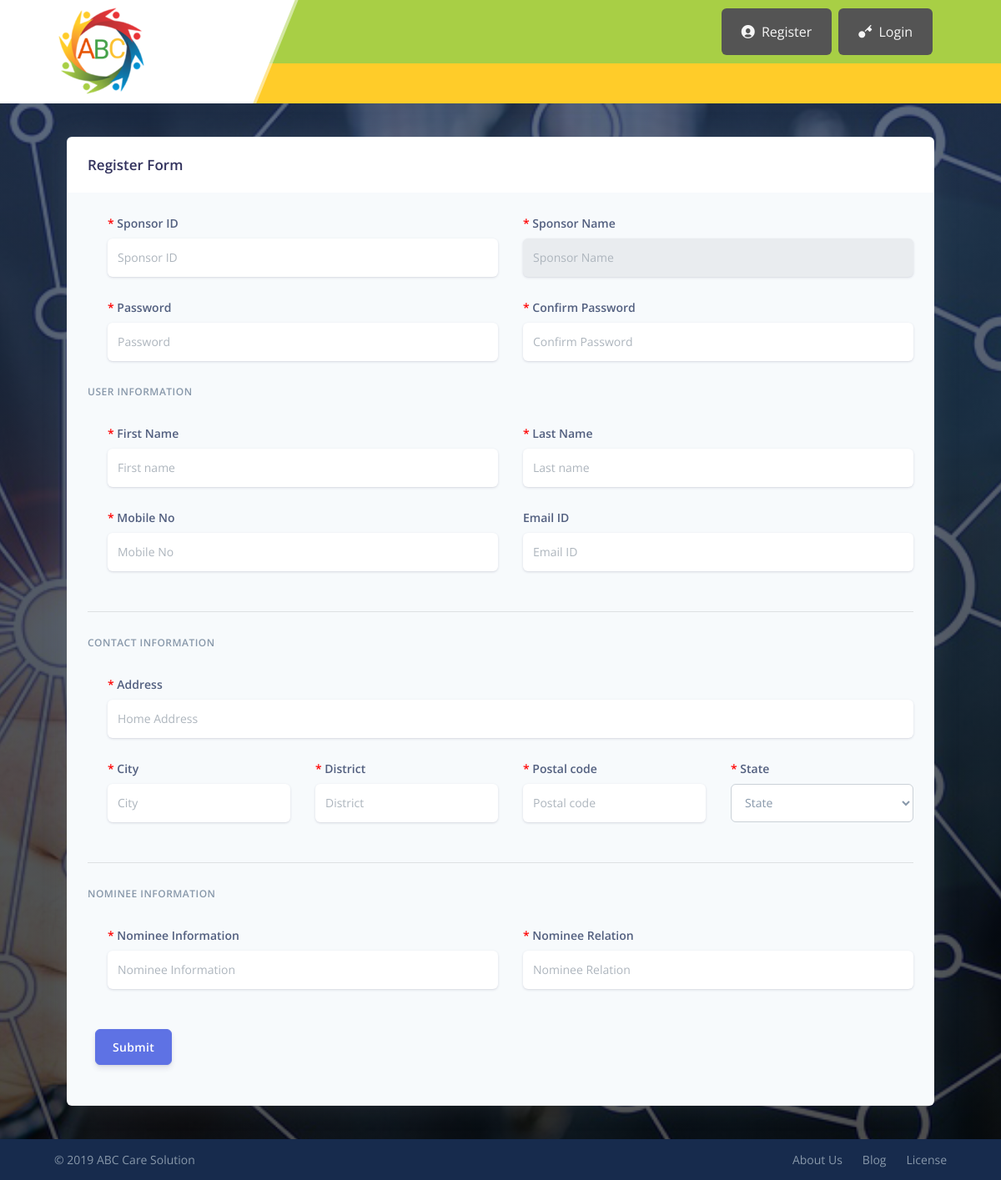
Page /index.php/home/register on the committed database.
### tables this page shows
CREATE TABLE `abc_settings` (
  `settings_id` int(11) NOT NULL,
  `sitename` varchar(255) NOT NULL,
  `siteaddress` varchar(255) NOT NULL,
  `logoname` varchar(255) NOT NULL,
  `logopathname` varchar(255) NOT NULL,
  `notification` text NOT NULL,
  `title` text NOT NULL,
  `date_added` int(11) NOT NULL
);

### application/models/Defaultdata.php (called while the page is built, shortened)
<?php
class Defaultdata extends CI_Model {
	private $mydata = array();
	public function getFrontendDefaultData()
	{
		$this->mydata["tot_segments"] = $this->getUrlSegments();
		$this->mydata['general_settings'] = $this->grabSettingData();
		$this->mydata['admin_profile'] = $this->grabProfileData();
		$this->data = $this->mydata;
		$this->headerdata = $this->mydata;
		$this->data["head"] = $this->load->view('partials/head', $this->headerdata, true);
		$this->data["header"] = $this->load->view('partials/header', $this->headerdata, true);
		$this->data["footer"] = $this->load->view('partials/footer', null, true);
		return $this->data;
	}
	public function getUrlSegments()
	{
		$all_segment=$this->uri->segment_array();
		return $all_segment;
	}
	public function grabSettingData(){
		$query = $this->db->get(TABLE_SETTINGS);
		return $query->row();
	}
	public function grabProfileData(){
		$query = $this->db->get(TABLE_ADMIN);
		return $query->row();
	}
}
?>

### application/controllers/Home.php (called while the page is built, shortened)
<?php
	class Home extends CI_Controller {
		public $data = array();
		public function __construct(){
			$this->load->model('userdata');
			$this->data = $this->defaultdata->getFrontendDefaultData();
		}
		public function register(){
			$this->data['state'] = $this->defaultdata->grabStateData();
			$this->load->view('register', $this->data);
		}
	}
?>

### index.php (called while the page is built, shortened)
<?php
require_once BASEPATH.'core/CodeIgniter.php';

### application/views/register.php (the view, shortened to what this page needs)
<?php
  echo $head;
  echo $header;
?>
    <div class="register-block">
    	<div class="container">
        <div class="col-xl-12 order-xl-1">
          <div class="card bg-secondary shadow">
            <div class="card-header bg-white border-0">
              <div class="row align-items-center">
                <div class="col-8">
                  <h3 class="mb-0">Register Form</h3>
                </div>
              </div>
            </div>
            <div class="card-body">
              <form action="<?php echo base_url('home/process_register');?>" method="post" novalidate>
                <div class="pl-lg-4">
                  <div class="row">
                    <div class="col-lg-6">
                      <div class="form-group required">
                        <label class="form-control-label" for="sponsor_id">Sponsor ID</label>
                        <input type="text" id="sponsor_id" class="form-control form-control-alternative" placeholder="Sponsor ID" value="" name="sponsor_id" onblur="getSponsor(this.value)">
                      </div>
                    </div>
                    <div class="col-lg-6">
                      <div class="form-group required">
                        <label class="form-control-label" for="sponsor_name">Sponsor Name</label>
                        <input type="text"  class="form-control form-control-alternative" placeholder="Sponsor Name" id="sponsor_name" value="" readonly>
                      </div>
                    </div>
                    <div class="col-lg-6">
                      <div class="form-group required">
                        <label class="form-control-label" for="password">Password</label>
                        <input type="password" id="password" class="form-control form-control-alternative" placeholder="Password" name="password" value="">
                      </div>
                    </div>
                    <div class="col-lg-6">
                      <div class="form-group required">
                        <label class="form-control-label" for="confirm_password">Confirm Password</label>
                        <input type="password" id="confirm_password" class="form-control form-control-alternative" placeholder="Confirm Password" name="confirm_password" value="">
                      </div>
                    </div>
                  </div>
                </div>
                <h6 class="heading-small text-muted mb-4">User information</h6>
                <div class="pl-lg-4">
                  <div class="row">
                    <div class="col-lg-6">
                      <div class="form-group required">
                        <label class="form-control-label" for="first_name">First Name</label>
                        <input type="text" id="first_name" class="form-control form-control-alternative" placeholder="First name" name="first_name" value="<?php if(isset($user_details->first_name) && $user_details->first_name){echo $user_details->first_name;}?>">
                      </div>
                    </div>
                    <div class="col-lg-6">
                      <div class="form-group required">
                        <label class="form-control-label" for="last_name">Last Name</label>
                        <input type="text" id="last_name" class="form-control form-control-alternative" placeholder="Last name" name="last_name" value="<?php if(isset($user_details->last_name) && $user_details->last_name){echo $user_details->last_name;}?>">
                      </div>
                    </div>
                    <div class="col-lg-6">
                      <div class="form-group required">
                        <label class="form-control-label" for="mobile_no">Mobile No</label>
                        <input type="text" id="mobile_no" class="form-control form-control-alternative" placeholder="Mobile No" name="mobile_no" value="<?php if(isset($user_details->mobile_no) && $user_details->mobile_no){echo $user_details->mobile_no;}?>">
                      </div>
                    </div>
                    <div class="col-lg-6">
                      <div class="form-group">
                        <label class="form-control-label" for="email">Email ID</label>
                        <input type="email" id="email" class="form-control form-control-alternative" placeholder="Email ID" name="email" value="<?php if(isset($user_details->email) && $user_details->email){echo $user_details->email;}?>">
                      </div>
                    </div>
                  </div>
                </div>
                <hr class="my-4" />
                <h6 class="heading-small text-muted mb-4">Contact information</h6>
                <div class="pl-lg-4">
                  <div class="row">
                    <div class="col-md-12">
                      <div class="form-group required">
                        <label class="form-control-label" for="address">Address</label>
                        <input id="address" class="form-control form-control-alternative" placeholder="Home Address" value="<?php if(isset($user_details->address) && $user_details->address){echo $user_details->address;}?>" name="address" type="text">
                      </div>
                    </div>
                  </div>
                  <div class="row">
                    <div class="col-lg-3">
                      <div class="form-group required">
                        <label class="form-control-label" for="city">City</label>
                        <input type="text" id="city" class="form-control form-control-alternative" placeholder="City" name="city" value="<?php if(isset($user_details->city) && $user_details->city){echo $user_details->city;}?>">
                      </div>
                    </div>
                    <div class="col-lg-3">
                      <div class="form-group required">
                        <label class="form-control-label" for="district">District</label>
                        <input type="text" id="district" class="form-control form-control-alternative" placeholder="District" name="district" value="<?php if(isset($user_details->district) && $user_details->district){echo $user_details->district;}?>">
                      </div>
                    </div>
                    <div class="col-lg-3">
                      <div class="form-group required">
                        <label class="form-control-label" for="post_code">Postal code</label>
                        <input type="text" id="post_code" class="form-control form-control-alternative" name="post_code" placeholder="Postal code" value="<?php if(isset($user_details->post_code) && $user_details->post_code){echo $user_details->post_code;}?>">
                      </div>
                    </div>
                    <div class="col-lg-3">
                      <div class="form-group required">
                        <label class="form-control-label" for="state_id">State</label>
                        <select class="form-control" name="state_id" id="state_id">
                          <option value="">State</option>
                        </select>
                      </div>
                    </div>
                  </div>
                </div>
                <hr class="my-4" />
                <h6 class="heading-small text-muted mb-4">Nominee Information</h6>
                <div class="pl-lg-4">
                  <div class="row">
                    <div class="col-lg-6">
                      <div class="form-group required">
                        <label class="form-control-label" for="nominee_info">Nominee Information</label>
                        <input type="text" id="nominee_info" class="form-control form-control-alternative" placeholder="Nominee Information" name="nominee_info" value="<?php if(isset($user_details->nominee_info) && $user_details->nominee_info){echo $user_details->nominee_info;}?>">
                      </div>
                    </div>
                    <div class="col-lg-6">
                      <div class="form-group required">
                        <label class="form-control-label" for="nominee_relation">Nominee Relation</label>
                        <input type="text" id="nominee_relation" class="form-control form-control-alternative" placeholder="Nominee Relation" name="nominee_relation" value="<?php if(isset($user_details->nominee_relation) && $user_details->nominee_relation){echo $user_details->nominee_relation;}?>">
                      </div>
                    </div>
                    <div class="text-center">
                      <button type="submit" class="btn btn-primary my-4">Submit</button>
                    </div>
                  </div>
                </div>
              </form>
            </div>
          </div>
        </div>
    </div>
    </div>
  </div>
  <?php
    echo $footer;
  ?>

### application/views/partials/header.php (shortened to what this page needs)
<body class="bg-default home">
  <div class="main-content">
    <nav class="navbar navbar-top navbar-horizontal navbar-expand-md navbar-dark">
      <div class="container px-4">
        <div class="hometop-header">
            <div class="logo">
                <a href="<?php echo base_url();?>">
                    <img src="<?php echo base_url($general_settings->logopathname.'?v='.time()); ?>" alt="Logo">
                </a>
            </div>
            <div class="collapse navbar-collapse" id="navbar-collapse-main">
              <ul class="navbar-nav ml-auto">
                <?php
                  if($this->session->userdata('user_id')){
                ?>
                  <li class="nav-item register <?php echo ($tot_segments[1] == 'register') ? 'active' : '';?>">
                    <a class="nav-link nav-link-icon" href="<?php echo base_url('dashboard');?>">
                      <i class="ni ni-single-copy-04"></i>
                      <span class="nav-link-inner--text">Dashboard</span>
                    </a>
                  </li>
                  <li class="nav-item register">
                  <a class="nav-link nav-link-icon" href="<?php echo base_url('logout');?>">
                    <i class="ni ni-button-power"></i>
                    <span class="nav-link-inner--text">Logout</span>
                  </a>
                </li>
                <?php
                  }else{
                ?>
                <li class="nav-item register <?php echo ($tot_segments[1] == 'register') ? 'active' : '';?>">
                  <a class="nav-link nav-link-icon" href="<?php echo base_url('register');?>">
                    <i class="ni ni-circle-08"></i>
                    <span class="nav-link-inner--text">Register</span>
                  </a>
                </li>
                <li class="nav-item login <?php echo ($tot_segments[1] == 'login') ? 'active' : '';?>">
                  <a class="nav-link nav-link-icon" href="<?php echo base_url('login');?>">
                    <i class="ni ni-key-25"></i>
                    <span class="nav-link-inner--text">Login</span>
                  </a>
                </li>
                <?php
                  }
                ?>
              </ul>
            </div>
        </div>
      </div>
    </nav>
  <div class="header-animation">
      <div class="container">
          <div class="welcome-animation">
                <marquee width="1000PX">
                  <div class="ourtitlestext"><?php echo $general_settings->notification;?></div>
                </marquee>
            </div>
        </div>
    </div>

### application/views/partials/footer.php (shortened to what this page needs)
  <footer class="<?php echo ($tot_segments[1] == 'dashboard') ? 'footer' : 'footer';?>">
    <div class="<?php echo ($tot_segments[1] != 'dashboard') ? 'container' : 'container';?>">
      <div class="row align-items-center justify-content-xl-between">
        <div class="col-xl-6">
          <div class="copyright text-center text-xl-left text-muted">
              &copy; 2019 <?php echo $general_settings->sitename;?>
            </div>
        </div>
        <div class="col-xl-6">
          <ul class="nav nav-footer justify-content-center justify-content-xl-end">
            <li class="nav-item">
              <a href="javascript:void(0);" class="nav-link" >About Us</a>
            </li>
            <li class="nav-item">
              <a href="javascript:void(0);" class="nav-link" >Blog</a>
            </li>
            <li class="nav-item">
              <a href="javascript:void(0);" class="nav-link" >License</a>
            </li>
          </ul>
        </div>
      </div>
    </div>
  </footer>
</body>
</html>

### resources/css/nucleo.css (style rules this page uses)
.ni { display: inline-block; font: normal normal normal 14px/1 NucleoIcons; font-size: inherit; text-rendering: auto; -webkit-font-smoothing: antialiased; -moz-osx-font-smoothing: grayscale; }
.ni-circle-08::before { content: "\ea27"; }
.ni-key-25::before { content: "\ea3b"; }

### resources/css/main.css (style rules this page uses)
.form-group.required .form-control-label:before { content:"* "; color:red; }

### rows in the picture
abc_settings: logopathname (picture), sitename "ABC Care Solution"
